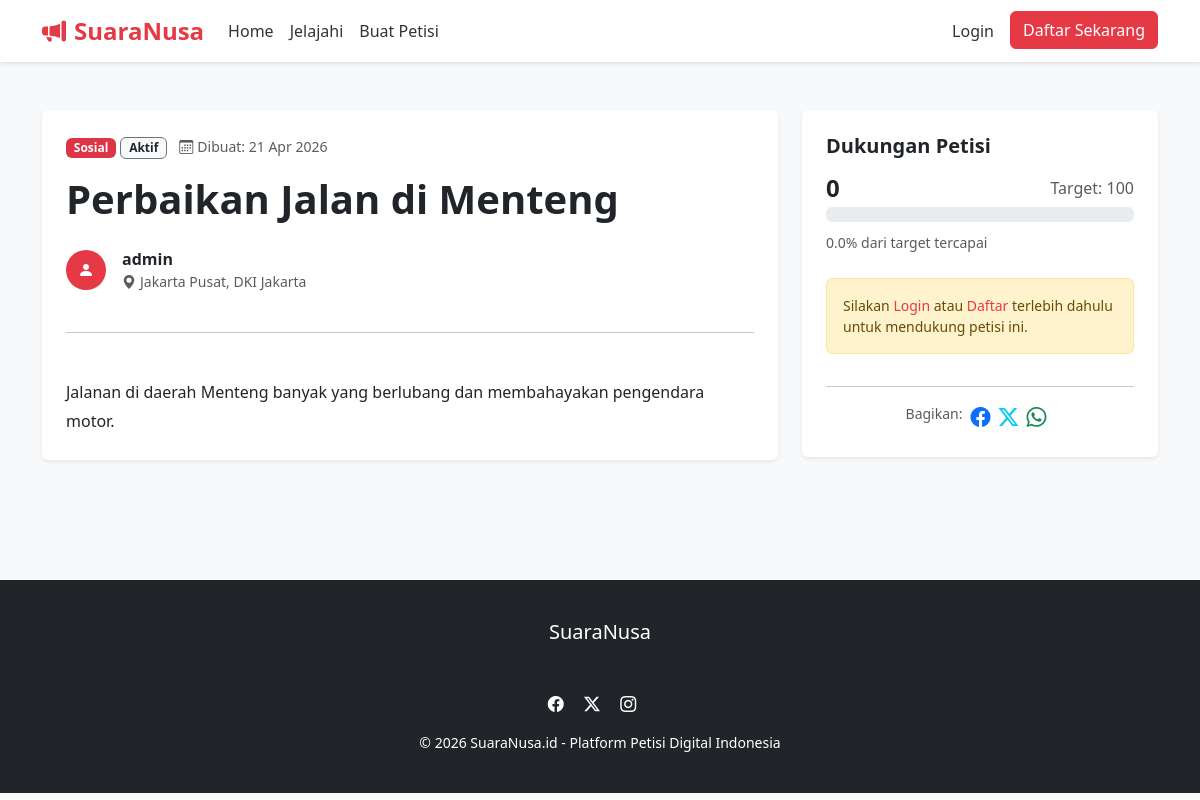
Screenshot of /petitions/1/ with the database file from the repository.
### petitions/models.py (models this page shows, shortened)
class Petition(models.Model):
    CATEGORY_CHOICES = [
        ('sosial', 'Sosial'),
        ('pendidikan', 'Pendidikan'),
        ('lingkungan', 'Lingkungan'),
        ('kesehatan', 'Kesehatan'),
        ('politik', 'Politik'),
        ('ekonomi', 'Ekonomi'),
        ('lainnya', 'Lainnya'),
    ]
    STATUS_CHOICES = [
        ('aktif', 'Aktif'),
        ('selesai', 'Selesai'),
    ]
    author = models.ForeignKey(User, on_delete=models.CASCADE, related_name='petitions')
    title = models.CharField(max_length=200)
    image = models.ImageField(upload_to='petitions/', blank=True, null=True)
    description = models.TextField()
    category = models.CharField(max_length=20, choices=CATEGORY_CHOICES)
    city = models.ForeignKey(City, on_delete=models.CASCADE, related_name='petitions')
    target_support = models.PositiveIntegerField()
    status = models.CharField(max_length=10, choices=STATUS_CHOICES, default='aktif')
    created_at = models.DateTimeField(auto_now_add=True)
    updated_at = models.DateTimeField(auto_now=True)
    @property
    def support_count(self):
        return self.supports.count()
    @property
    def progress_percentage(self):
        if self.target_support == 0:
            return 0
        percentage = (self.support_count / self.target_support) * 100
        return min(round(percentage, 1), 100)

class City(models.Model):
    province = models.ForeignKey(Province, on_delete=models.CASCADE, related_name='cities')
    name = models.CharField(max_length=100)

class Province(models.Model):
    name = models.CharField(max_length=100)

### petitions/views.py (the view)
# urls.py: path('petitions/<int:pk>/', views.PetitionDetailView.as_view(), name='petition_detail'),
class PetitionDetailView(DetailView):
    model = Petition
    template_name = 'petitions/petition_detail.html'
    context_object_name = 'petition'
    def get_context_data(self, **kwargs):
        context = super().get_context_data(**kwargs)
        if self.request.user.is_authenticated:
            context['user_has_supported'] = Support.objects.filter(
                user=self.request.user, petition=self.object
            ).exists()
        return context

### petitions/templates/petitions/petition_detail.html (shortened to what this page needs)
{% extends 'petitions/base.html' %}
{% block content %}
<div class="container py-5">
    <div class="row">
        <div class="col-lg-8">
            <div class="card shadow-sm border-0 mb-4 p-4">
                <div class="mb-3">
                    <span class="badge bg-danger">{{ petition.get_category_display }}</span>
                    <span class="badge bg-light text-dark border border-secondary">{{ petition.get_status_display }}</span>
                    <span class="text-muted small ms-2"><i class="bi bi-calendar3 me-1"></i>Dibuat: {{ petition.created_at|date:"d M Y" }}</span>
                </div>
                <h1 class="fw-bold mb-4">{{ petition.title }}</h1>
                <div class="d-flex align-items-center mb-4">
                    <div class="bg-red-white rounded-circle p-2 me-3" style="width: 40px; height: 40px; background: #e63946; color: white; display: flex; align-items: center; justify-content: center;">
                        <i class="bi bi-person-fill"></i>
                    </div>
                    <div>
                        <p class="mb-0 fw-bold">{{ petition.author.username }}</p>
                        <p class="mb-0 text-muted small"><i class="bi bi-geo-alt-fill me-1"></i>{{ petition.city.name }}, {{ petition.city.province.name }}</p>
                    </div>
                </div>
                <hr>
                <div class="petition-description" style="white-space: pre-line; line-height: 1.8;">
                    {{ petition.description }}
                </div>
            </div>
        </div>
        <div class="col-lg-4">
            <div class="card shadow-sm border-0 p-4 sticky-lg-top" style="top: 80px;">
                <h5 class="fw-bold mb-3">Dukungan Petisi</h5>
                <div class="mb-4">
                    <div class="d-flex justify-content-between align-items-center mb-1">
                        <h4 class="fw-bold mb-0">{{ petition.support_count }}</h4>
                        <span class="text-muted">Target: {{ petition.target_support }}</span>
                    </div>
                    <div class="progress mb-2" style="height: 15px;">
                    </div>
                    <small class="text-muted">{{ petition.progress_percentage }}% dari target tercapai</small>
                </div>
                {% if petition.status == 'aktif' %}
                    {% if user.is_authenticated %}
                        {% if user_has_supported %}
                            <div class="alert alert-success d-flex align-items-center mb-3">
                                <i class="bi bi-check-circle-fill me-2"></i>
                                Anda sudah mendukung petisi ini.
                            </div>
                        {% else %}
                            <div class="d-grid mb-3">
                                <a href="{% url 'petition_support' petition.pk %}" class="btn btn-primary btn-lg py-3 fw-bold">Dukung Petisi Ini</a>
                            </div>
                        {% endif %}
                    {% else %}
                        <div class="alert alert-warning mb-3 small">
                            Silakan <a href="{% url 'login' %}?next={{ request.path }}">Login</a> atau <a href="{% url 'register' %}">Daftar</a> terlebih dahulu untuk mendukung petisi ini.
                        </div>
                    {% endif %}
                {% else %}
                    <div class="alert alert-info mb-3">
                        Petisi ini sudah selesai dan telah mencapai target.
                    </div>
                {% endif %}
                <hr>
                <div class="d-flex justify-content-center">
                    <span class="text-muted small me-2">Bagikan:</span>
                    <a href="#" class="text-primary me-2"><i class="bi bi-facebook fs-5"></i></a>
                    <a href="#" class="text-info me-2"><i class="bi bi-twitter-x fs-5"></i></a>
                    <a href="#" class="text-success me-2"><i class="bi bi-whatsapp fs-5"></i></a>
                </div>
            </div>
        </div>
    </div>
</div>
{% endblock %}

### rows the page displays
Petition: category "Sosial", status "Aktif", created_at "21 Apr 2026", title "Perbaikan Jalan di Menteng", author.username "admin", city.name "Jakarta Pusat", city.province.name "DKI Jakarta", description "Jalanan di daerah Menteng banyak yang berlubang dan membahayakan pengendara motor.", support_count "0", target_support "100", progress_percentage "0.0"
